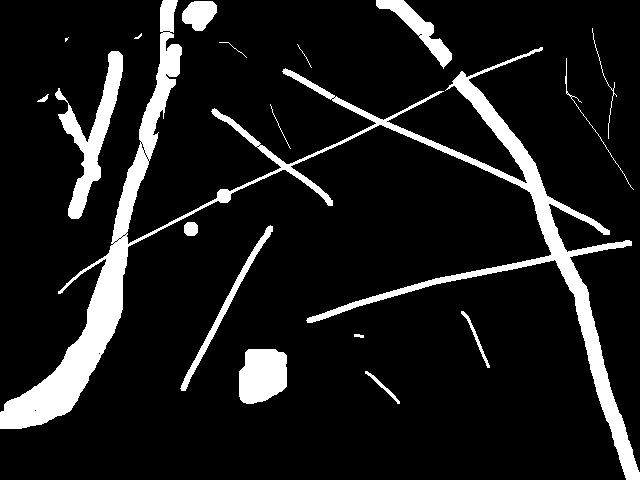
//> input picture images/noise2.png, 640 x 480 px
$ ./noise   (built with g++ and OpenCV 4)
//> lines starting //> are read from the running program, lines starting //| are printed output that depends on the picture; after the words box and inside, x2 and y2 are one past the last pixel; in counts of white or black regions, pixels touching at a corner belong together
#include<stdio.h>
#include<stdlib.h>
#include"opencv/cv.h"
#include<opencv2/highgui/highgui.hpp>
#include<bits/stdc++.h>
#include<typeinfo>
#include<iostream>
#include<vector>
#include<time.h>
#include<algorithm>
#include<cmath>

using namespace cv;
using namespace std;

struct co_ord_ {int x;int y;};
typedef struct co_ord_ co_ord;

void compute_quadratic(co_ord p1, co_ord p2, co_ord p3, float& a, float& b, float &c)
{
	a=( ((float)p1.x-p2.x)/(p1.y-p2.y)- ((float)p2.x-p3.x)/(p2.y-p3.y) )/((float)p1.y-p3.y);
	b=( ((float)p1.x-p2.x)- a*(p1.y*p1.y- p2.y*p2.y) )/((float)p1.y-p2.y);
	c=p1.x-a*p1.y*p1.y-b*p1.y;
	return ;

}

bool on_curve(co_ord p, float a, float b, float c) //checks if given point lies on curve
{
	float error_margin=25;
	if(abs(a*p.y*p.y+b*p.y+c-p.x)<error_margin) return true;
	else return false;
}

int main()
{
	Mat img =imread( "/home/harshit/Desktop/noise2.png", CV_LOAD_IMAGE_GRAYSCALE );
//> img: 480 rows x 640 cols, CV_8UC1; 11% white; 18 white regions (2 under 20 px), largest, box (x1, y1, x2, y2) and area: (0, 0, 640, 480) 23985, (55, 51, 123, 219) 3208, (239, 349, 287, 404) 2228
	//imshow("original", img);
	waitKey(1);


	/*int erosion_size = 3;
       	Mat element = getStructuringElement(cv::MORPH_RECT, cv::Size(2 * erosion_size + 1, 2 * erosion_size + 1), cv::Point(erosion_size, erosion_size) );
	erode(img,img,element);
	dilate(img,img,element);
	imshow("eroded and diluted", img);
	waitKey(3000);*/                              //erosion and dilution

	medianBlur ( img, img, 15 );
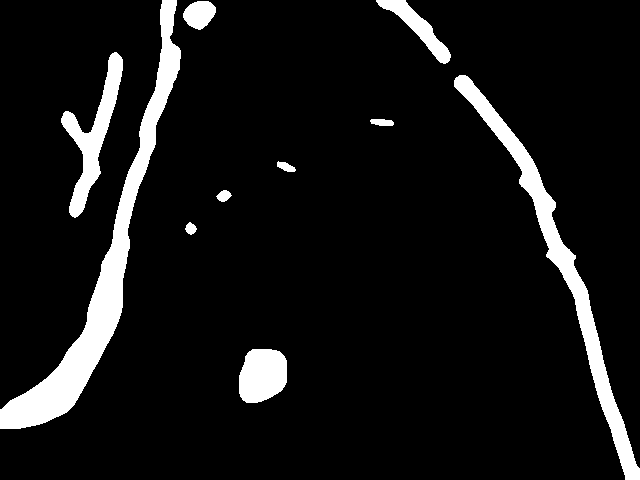
//> img: 480 rows x 640 cols, CV_8UC1; 8.3% white; 10 white regions, largest, box (x1, y1, x2, y2) and area: (0, 0, 181, 429) 10890, (454, 75, 640, 480) 7030, (61, 52, 123, 218) 3060
	imshow("median blurred", img);
	//waitKey(1);

	Mat copy=img.clone();

	vector<co_ord> points;

	//extract white pixels in vector points
	int i, j, k;
	for(i=0;i<img.rows;i++)
		for(j=0;j<img.cols;j++)
		{
			if(img.at<uchar>(i,j)>=20) points.push_back({j,i});
		}
//> after the loop, points = 25609 items

	float a, b, c;
	float best_a=0, best_b=0, best_c=0;
	int matches, best_matches=0;

	//run ransac to fit a quadratic model
	co_ord p1, p2, p3, best_p;
	int iterations=100;
	srand(12);
	int tag;
	while(iterations--)
	{
		//randomly select three distinct points
		tag=1;
		do
		{
			p1=points[rand()%points.size()];
			p2=points[rand()%points.size()];
			p3=points[rand()%points.size()];
		}
		while(p1.y==p2.y || p1.y==p3.y);
		//compute curve corresponding to this three points
		compute_quadratic(p1,p2,p3,a,b,c);


		//find number of points lying on this curve
		matches=0;
		for(i=0;i<points.size();i++)
			if(on_curve(points[i], a, b, c)==true) matches++;
		//if curve is better than current best, update current best
		if(matches>=best_matches)
		{
			best_matches=matches;
			best_a=a;
			best_b=b;
			best_c=c;
		}
	}
//> this loop made 100 passes
//> (matches, best_matches) on passes 1, 2, 15: (1769, 1769), (3181, 3181), (8080, 8080)
//> best_matches on pass 95: 9407
//> after the loop, iterations = -1; a = -0.0204; b = 10.62; c = -810.9; matches = 2505; best_matches = 9407; best_a = -7.17e-05; best_b = -0.385; best_c = 212.8
	float dir[2];
	dir[0]=best_c;
//> dir = [212.8, 0]

	printf("\nNumber of matches(first lane): %d\n", best_matches);
//| Number of matches(first lane): 9407

	//mark the points which lie on the best curve and remove these points from original image
	Mat output1(img.rows,img.cols,CV_8UC3,Scalar(0,0,0));
	for(i=0;i<points.size();i++)
		if(on_curve(points[i],best_a,best_b,best_c)==true)
		{
			output1.at<Vec3b>(points[i].y, points[i].x)={255,255,0};
			copy.at<uchar>(points[i].y,points[i].x)=0;
		}
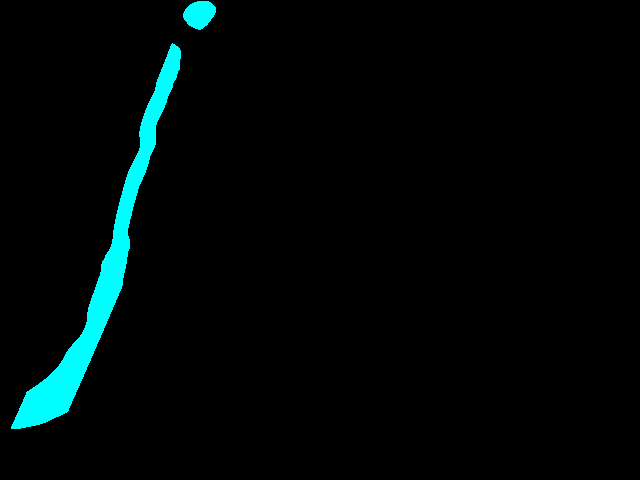
//> output1: 480 rows x 640 cols, CV_8UC3; mean B, G, R 7.8, 7.8, 0
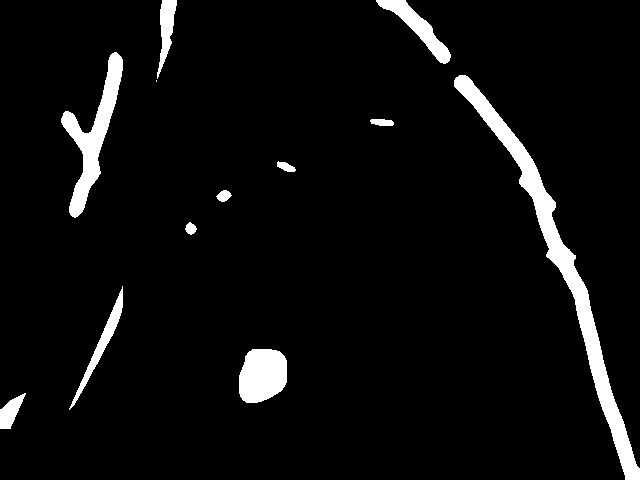
//> copy: 480 rows x 640 cols, CV_8UC1; 5.3% white; 12 white regions (1 under 20 px), largest, box (x1, y1, x2, y2) and area: (454, 75, 640, 480) 7030, (61, 52, 123, 218) 3060, (239, 349, 287, 403) 2152
	//imshow("single lane", copy);
	//imshow("first lane", output1);


	//
	//ransac for second lane
	//
	points.clear();
//> points = 0 items
	for(i=0;i<copy.rows;i++)
		for(j=0;j<copy.cols;j++)
		{
			if(copy.at<uchar>(i,j)>=20) points.push_back({j,i});
		}
//> after the loop, points = 16202 items


	best_a=0;
	best_b=0;
	best_c=0;
	best_matches=0;

	iterations=100;
	srand(12);
	while(iterations--)
	{
		//randomly select three distinct points
		tag=1;
		do
		{
			p1=points[rand()%points.size()];
			p2=points[rand()%points.size()];
			p3=points[rand()%points.size()];
		}
		while(p1.y==p2.y || p1.y==p3.y);
		//compute curve corresponding to this three points
		compute_quadratic(p1,p2,p3,a,b,c);
		//find number of points lying on this curve
		matches=0;
		for(i=0;i<points.size();i++)
			if(on_curve(points[i], a, b, c)==true) matches++;
		//if curve is better than current best, update current best
		if(matches>=best_matches)
		{
			best_matches=matches;
			best_a=a;
			best_b=b;
			best_c=c;
		}
	}
//> this loop made 100 passes
//> (a in compute_quadratic, b in compute_quadratic, c in compute_quadratic, a, b, c, matches, best_matches) on passes 1, 2, 22: (-0.00739, 2.05, 371.4, -0.00739, 2.05, 371.4, 2940, 2940), (-0.000195, 0.583, 411.4, -0.000195, 0.583, 411.4, 7694, 7694), (-0.000529, 0.7, 412.9, -0.000529, 0.7, 412.9, 8193, 8193)
//> (a in compute_quadratic, b in compute_quadratic, c in compute_quadratic, a, b, c, matches) on passes 3 to 8: (-0.0121, 6.9, -397.8, -0.0121, 6.9, -397.8, 2131), (0.000301, 0.146, 499.9, 0.000301, 0.146, 499.9, 6046), (-0.0499, 36.94, -6543.3, -0.0499, 36.94, -6543.3, 1459), (0.215, -97.15, 7935.1, 0.215, -97.15, 7935.1, 80), (-0.00054, 0.627, 442.6, -0.00054, 0.627, 442.6, 6688), (0.00477, -0.541, 169.6, 0.00477, -0.541, 169.6, 1113)
//> after the loop, iterations = -1; matches = 1518; best_matches = 8193; best_a = -0.000529; best_b = 0.7; best_c = 412.9
	dir[1]=best_c;
//> dir = [212.8, 412.9]

	printf("Number of matches(second lane): %d\n", best_matches);
//| Number of matches(second lane): 8193

	//mark the points which lie on the best curve
	Mat output2(copy.rows,copy.cols,CV_8UC3,Scalar(0,0,0));
	for(i=0;i<points.size();i++)
		if(on_curve(points[i],best_a,best_b,best_c)==true)
		{
			output2.at<Vec3b>(points[i].y, points[i].x)={255,255,0};
		}
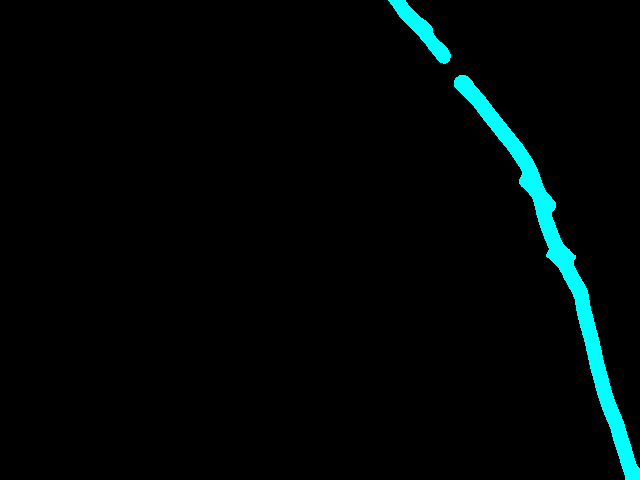
//> output2: 480 rows x 640 cols, CV_8UC3; mean B, G, R 6.8, 6.8, 0

	if(dir[0]>dir[1])
	{
		imshow("right lane", output1);
		imshow("left lane",output2);
		waitKey(10000000);
	}
	else
	{

		imshow("right lane", output2);
		imshow("left lane",output1);
		waitKey(1000000);
	}

	Mat output(copy.rows,copy.cols,CV_8UC3,Scalar(0,0,0));
	for(i=0;i<output.rows;i++)
		for(j=0;j<output.cols;j++)
			if(output1.at<Vec3b>(i,j)[0]==255 || output2.at<Vec3b>(i,j)[0]==255) output.at<Vec3b>(i,j)={0,0,255};
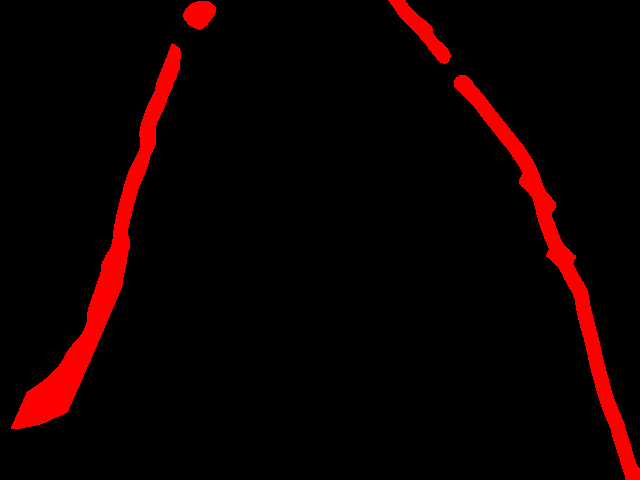
//> output: 480 rows x 640 cols, CV_8UC3; mean B, G, R 0, 0, 14.6
	//imshow("Lanes", output);
	imwrite("../images/lanes.jpg", output);
	waitKey(0);


	return 0;

}

$ run again, with images/noise.png copied over images/noise2.png
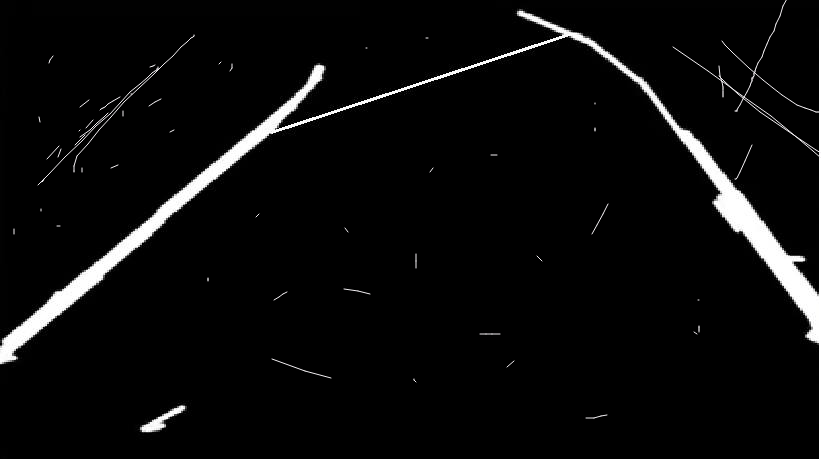
//> input picture images/noise.png, 821 x 459 px
//> after the loop `for(i=0;i<img.rows;i++)`: points = 15601 items
//> the loop `while(iterations--)` made 100 passes
//> (matches, best_matches) on passes 1, 2, 52: (892, 892), (6564, 6564), (7038, 7038)
//> after the loop `while(iterations--)`: iterations = -1; a = 0.0221; b = -4.97; c = 565.7; matches = 1378; best_matches = 7038; best_a = 0.000489; best_b = -1.41; best_c = 431.5
//> `dir[0]=best_c;`: dir = [431.5, 0]
//| Number of matches(first lane): 7038
//> after the loop `for(i=0;i<points.size();i++)`:
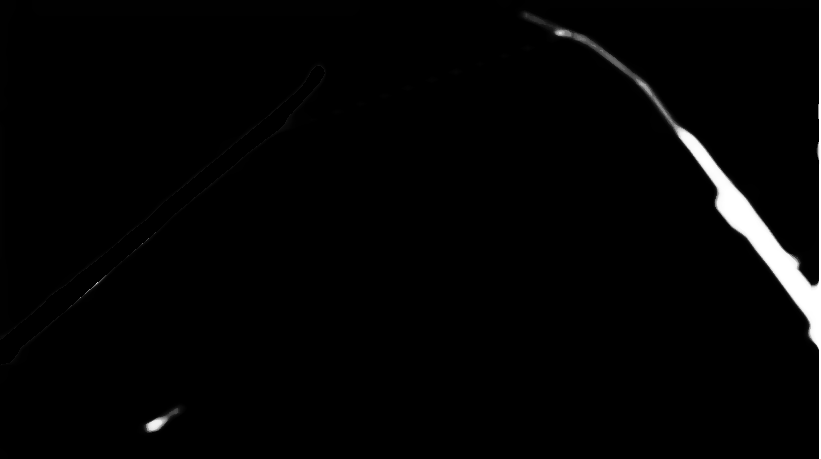
//> copy: 459 rows x 821 cols, CV_8UC1; min 0, max 255, mean 4.6
//> `points.clear();`: points = 0 items
//> after the loop `for(i=0;i<copy.rows;i++)`: points = 8563 items
//> the loop `while(iterations--)` made 100 passes
//> (a in compute_quadratic, b in compute_quadratic, c in compute_quadratic, a, b, c, matches, best_matches) on passes 1, 4, 17, 29, 49: (0.00232, -0.325, 696.7, 0.00232, -0.325, 696.7, 5614, 5614), (-0.00136, 1.33, 537, -0.00136, 1.33, 537, 6611, 6611), (-0.00158, 1.39, 524.7, -0.00158, 1.39, 524.7, 7343, 7343), (-0.00168, 1.42, 521.6, -0.00168, 1.42, 521.6, 7354, 7354), (-0.00148, 1.33, 530.7, -0.00148, 1.33, 530.7, 7374, 7374)
//> after the loop `while(iterations--)`: iterations = -1; matches = 6899; best_matches = 7374; best_a = -0.00148; best_b = 1.33; best_c = 530.7
//> `dir[1]=best_c;`: dir = [431.5, 530.7]
//| Number of matches(second lane): 7374
//> after the loop `for(i=0;i<output.rows;i++)`:
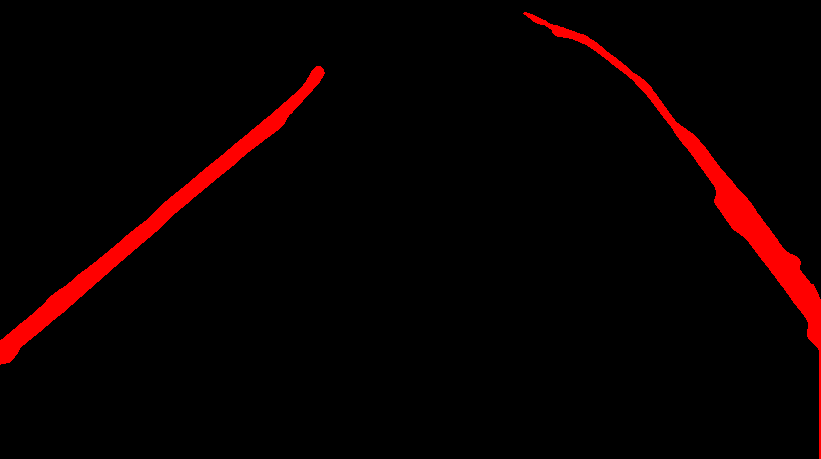
//> output: 459 rows x 821 cols, CV_8UC3; mean B, G, R 0, 0, 9.8
